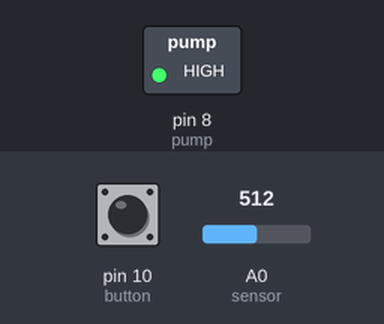
Recording of a sketch running on a simulated Arduino Uno, built with avr-gcc and run on an emulated ATmega328P. Shown: switched loads named in the sketch (green lamp = pin HIGH). Inputs (shaded band) come from the test bench; at power-on: A0 (sensor) = 512, pin 10 (button) HIGH.

Above: at 1.2 s.
1.3 s: A0 (sensor) set to 258
2.8 s: A0 (sensor) set to 232
At 3.4 s:
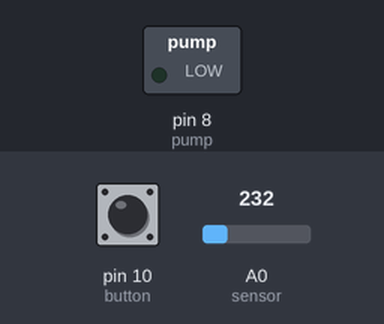
4.3 s: A0 (sensor) set to 260
At 4.6 s:
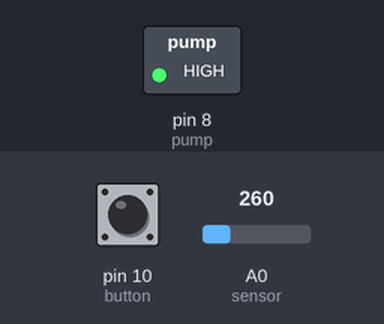
5.8 s: A0 (sensor) set to 240
At 6.9 s:
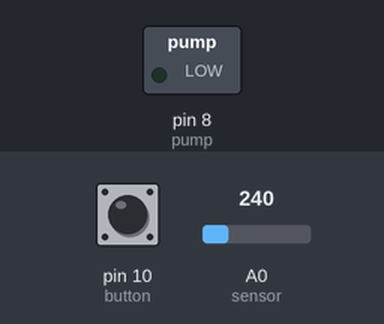
Timing chart, 0 to 8.3 s (numbered marks = the images above; inputs shaded):
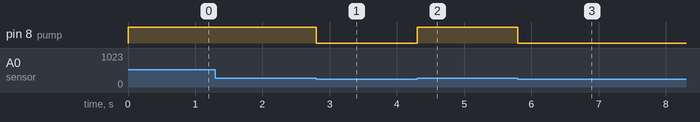

The sketch:

smart_garden.ino
```cpp
int button = 10;
int sensor = A0;
int pump = 8;


void setup()
{
  //Serial.begin(9600);
  pinMode(pump, OUTPUT);
  pinMode(button, INPUT_PULLUP);
}

void loop()
{
  int buttonPressed = digitalRead(button);
  int moisture = analogRead(sensor);

  if(buttonPressed==0 or moisture < 250)
  {
    pump_off();
  }
  else if (buttonPressed==1 or moisture < 250)
  {
    pump_on();
  }

  //Serial.println(moisture);
  //Serial.println(buttonPressed);
  //Serial.println("");
}


void pump_off()
{
  digitalWrite(pump, LOW);
}

void pump_on()
{
  digitalWrite(pump, HIGH);
}
```

Measured:
- the behaviour switches between 250 and 249 on A0 (sensor) (found by bisection; images 0 and 1)
- after the input at 1.3 s, every drawn part: stays the same
- after the input at 2.8 s, pin 8 (pump): HIGH → LOW at once
- after the input at 4.3 s, pin 8 (pump): LOW → HIGH at once
- after the input at 5.8 s, pin 8 (pump): HIGH → LOW at once
